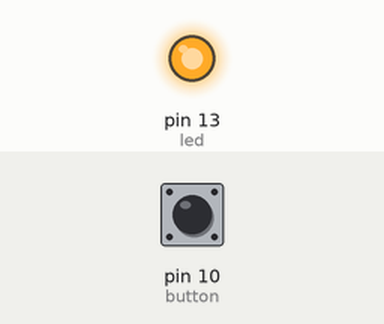
Recording of a sketch running on a simulated Arduino Uno, built with avr-gcc and run on an emulated ATmega328P. Shown: output pins drawn as LEDs (lit = HIGH). Inputs (shaded band) come from the test bench; at power-on: pin 10 (button) HIGH.

Above: at 1.2 s.
1.3 s: pin 10 (button) pulled LOW for 0.15 s
At 1.37 s:
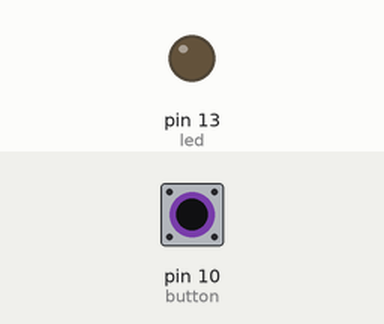
2.9 s: pin 10 (button) pulled LOW for 3.2 s
At 7.4 s:
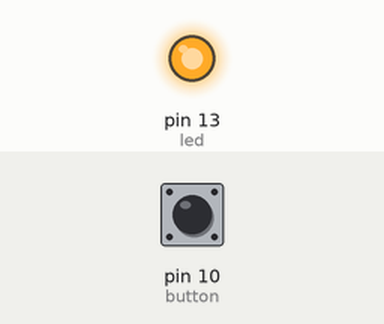
Timing chart, 0 to 8.9 s (numbered marks = the images above; inputs shaded):
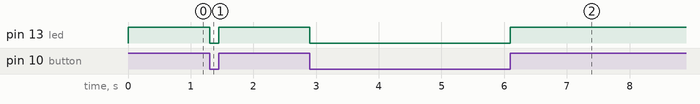

Measured:
- after the input at 1.3 s, pin 13 (led): HIGH → LOW at once, → HIGH 0.15 s later
- after the input at 2.9 s, pin 13 (led): HIGH → LOW at once, → HIGH 3.2 s later

The sketch:

main.ino
```cpp
// C++ code
// input pullup default = 1
const int button = 10;
boolean buttonState = false;
const int led = 13;

void setup()
{
  pinMode(led, OUTPUT);
  pinMode(button, INPUT_PULLUP);
}

void loop()
{
  buttonState = digitalRead(button);
  digitalWrite(led, buttonState);
}
```
